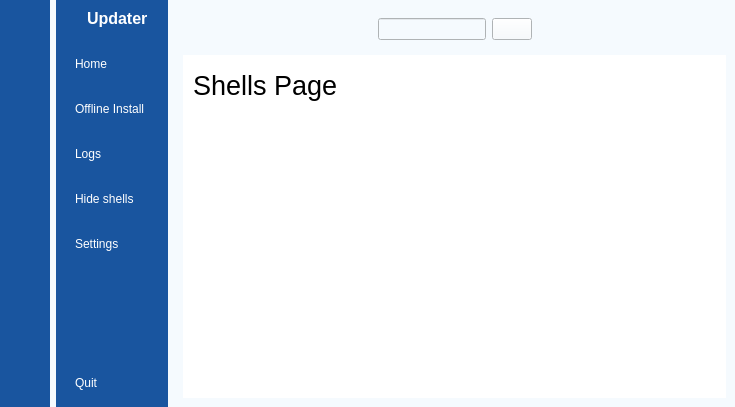
<?xml version="1.0" encoding="UTF-8"?>
<ui version="4.0">
 <class>MainWindow</class>
 <widget class="QMainWindow" name="MainWindow">
  <property name="geometry">
   <rect>
    <x>0</x>
    <y>0</y>
    <width>735</width>
    <height>407</height>
   </rect>
  </property>
  <property name="windowTitle">
   <string>MainWindow</string>
  </property>
  <property name="styleSheet">
   <string notr="true">background-color: rgb(245, 250, 254);</string>
  </property>
  <widget class="QWidget" name="centralwidget">
   <layout class="QGridLayout" name="gridLayout">
    <property name="leftMargin">
     <number>0</number>
    </property>
    <property name="topMargin">
     <number>0</number>
    </property>
    <property name="rightMargin">
     <number>0</number>
    </property>
    <property name="bottomMargin">
     <number>0</number>
    </property>
    <item row="0" column="0">
     <widget class="QWidget" name="icon_only_widget" native="true">
      <property name="styleSheet">
       <string notr="true">QWidget{
	background-color: #19559F;
}

QPushButton {
	color:white;
	height:30px;
	border:none;
	border-radius: 10px;
}

QPushButton:checked{
	background-color: rgb(245, 250, 254);
	color: #19559F;
	font-weight:bold
}</string>
      </property>
      <layout class="QVBoxLayout" name="verticalLayout_3">
       <item>
        <layout class="QHBoxLayout" name="horizontalLayout_3"/>
       </item>
       <item>
        <widget class="QLabel" name="label">
         <property name="minimumSize">
          <size>
           <width>16</width>
           <height>16</height>
          </size>
         </property>
         <property name="maximumSize">
          <size>
           <width>16</width>
           <height>16</height>
          </size>
         </property>
         <property name="sizeIncrement">
          <size>
           <width>16</width>
           <height>16</height>
          </size>
         </property>
         <property name="baseSize">
          <size>
           <width>16</width>
           <height>16</height>
          </size>
         </property>
         <property name="styleSheet">
          <string notr="true"/>
         </property>
         <property name="text">
          <string/>
         </property>
         <property name="pixmap">
          <pixmap resource="../new_updater_gui/resources.qrc">:/images/Colibri-LogoBL.png</pixmap>
         </property>
         <property name="scaledContents">
          <bool>true</bool>
         </property>
        </widget>
       </item>
       <item>
        <layout class="QVBoxLayout" name="verticalLayout">
         <property name="spacing">
          <number>15</number>
         </property>
         <property name="topMargin">
          <number>15</number>
         </property>
         <item>
          <widget class="QPushButton" name="home_1">
           <property name="text">
            <string/>
           </property>
           <property name="icon">
            <iconset resource="../new_updater_gui/resources.qrc">
             <normaloff>:/images/home_white.png</normaloff>
             <normalon>:/images/home.png</normalon>:/images/home_white.png</iconset>
           </property>
           <property name="checkable">
            <bool>true</bool>
           </property>
          </widget>
         </item>
         <item>
          <widget class="QPushButton" name="offlineInstall_1">
           <property name="text">
            <string/>
           </property>
           <property name="icon">
            <iconset resource="../new_updater_gui/resources.qrc">
             <normaloff>:/images/signal_wifi_off_white.png</normaloff>
             <normalon>:/images/signal_wifi_off.png</normalon>:/images/signal_wifi_off_white.png</iconset>
           </property>
           <property name="checkable">
            <bool>true</bool>
           </property>
          </widget>
         </item>
         <item>
          <widget class="QPushButton" name="logs_1">
           <property name="text">
            <string/>
           </property>
           <property name="icon">
            <iconset resource="../new_updater_gui/resources.qrc">
             <normaloff>:/images/view_list_white.png</normaloff>
             <normalon>:/images/view_list.png</normalon>:/images/view_list_white.png</iconset>
           </property>
           <property name="checkable">
            <bool>true</bool>
           </property>
          </widget>
         </item>
         <item>
          <widget class="QPushButton" name="hideShells_1">
           <property name="text">
            <string/>
           </property>
           <property name="icon">
            <iconset resource="../new_updater_gui/resources.qrc">
             <normaloff>:/images/clear_all_white.png</normaloff>
             <normalon>:/images/clear_all.png</normalon>:/images/clear_all_white.png</iconset>
           </property>
           <property name="checkable">
            <bool>true</bool>
           </property>
          </widget>
         </item>
         <item>
          <widget class="QPushButton" name="settings_1">
           <property name="text">
            <string/>
           </property>
           <property name="icon">
            <iconset resource="../new_updater_gui/resources.qrc">
             <normaloff>:/images/settings_white.png</normaloff>
             <normalon>:/images/settings.png</normalon>:/images/settings_white.png</iconset>
           </property>
           <property name="checkable">
            <bool>true</bool>
           </property>
           <property name="autoExclusive">
            <bool>true</bool>
           </property>
          </widget>
         </item>
        </layout>
       </item>
       <item>
        <spacer name="verticalSpacer">
         <property name="orientation">
          <enum>Qt::Orientation::Vertical</enum>
         </property>
         <property name="sizeHint" stdset="0">
          <size>
           <width>20</width>
           <height>150</height>
          </size>
         </property>
        </spacer>
       </item>
       <item>
        <widget class="QPushButton" name="signout_1">
         <property name="text">
          <string/>
         </property>
         <property name="icon">
          <iconset resource="../new_updater_gui/resources.qrc">
           <normaloff>:/images/log_out_white.png</normaloff>:/images/log_out_white.png</iconset>
         </property>
         <property name="checkable">
          <bool>true</bool>
         </property>
        </widget>
       </item>
      </layout>
     </widget>
    </item>
    <item row="0" column="1">
     <widget class="QWidget" name="icon_name_widget" native="true">
      <property name="styleSheet">
       <string notr="true">QWidget{
	background-color: #19559F;
	color:white;
}

QPushButton {
	color:white;
	text-align:left;
	height:30px;
	border:none;
	padding-left:10px;
	border-top-left-radius:10px;
	border-bottom-left-radius:10px;
}

QPushButton:checked{
	background-color: rgb(245, 250, 254);
	color: #19559F;
	font-weight:bold
}

</string>
      </property>
      <layout class="QVBoxLayout" name="verticalLayout_4">
       <property name="rightMargin">
        <number>0</number>
       </property>
       <item>
        <layout class="QHBoxLayout" name="horizontalLayout_2">
         <property name="rightMargin">
          <number>20</number>
         </property>
         <item>
          <widget class="QLabel" name="label_2">
           <property name="minimumSize">
            <size>
             <width>16</width>
             <height>16</height>
            </size>
           </property>
           <property name="maximumSize">
            <size>
             <width>16</width>
             <height>16</height>
            </size>
           </property>
           <property name="sizeIncrement">
            <size>
             <width>16</width>
             <height>16</height>
            </size>
           </property>
           <property name="baseSize">
            <size>
             <width>16</width>
             <height>16</height>
            </size>
           </property>
           <property name="text">
            <string/>
           </property>
           <property name="pixmap">
            <pixmap resource="../new_updater_gui/resources.qrc">:/images/Colibri-LogoBL.png</pixmap>
           </property>
           <property name="scaledContents">
            <bool>true</bool>
           </property>
          </widget>
         </item>
         <item>
          <widget class="QLabel" name="label_3">
           <property name="font">
            <font>
             <pointsize>12</pointsize>
             <bold>true</bold>
            </font>
           </property>
           <property name="styleSheet">
            <string notr="true"/>
           </property>
           <property name="text">
            <string>Updater</string>
           </property>
          </widget>
         </item>
        </layout>
       </item>
       <item>
        <layout class="QVBoxLayout" name="verticalLayout_2">
         <property name="spacing">
          <number>15</number>
         </property>
         <property name="topMargin">
          <number>15</number>
         </property>
         <item>
          <widget class="QPushButton" name="home_2">
           <property name="text">
            <string>Home</string>
           </property>
           <property name="icon">
            <iconset resource="../new_updater_gui/resources.qrc">
             <normaloff>:/images/home_white.png</normaloff>
             <normalon>:/images/home.png</normalon>:/images/home_white.png</iconset>
           </property>
           <property name="checkable">
            <bool>true</bool>
           </property>
           <property name="autoExclusive">
            <bool>true</bool>
           </property>
          </widget>
         </item>
         <item>
          <widget class="QPushButton" name="offlineInstall_2">
           <property name="text">
            <string>Offline Install </string>
           </property>
           <property name="icon">
            <iconset resource="../new_updater_gui/resources.qrc">
             <normaloff>:/images/signal_wifi_off_white.png</normaloff>
             <normalon>:/images/signal_wifi_off.png</normalon>:/images/signal_wifi_off_white.png</iconset>
           </property>
           <property name="checkable">
            <bool>true</bool>
           </property>
           <property name="autoExclusive">
            <bool>true</bool>
           </property>
          </widget>
         </item>
         <item>
          <widget class="QPushButton" name="logs_2">
           <property name="text">
            <string>Logs</string>
           </property>
           <property name="icon">
            <iconset resource="../new_updater_gui/resources.qrc">
             <normaloff>:/images/view_list_white.png</normaloff>
             <normalon>:/images/view_list.png</normalon>:/images/view_list_white.png</iconset>
           </property>
           <property name="checkable">
            <bool>true</bool>
           </property>
           <property name="autoRepeat">
            <bool>false</bool>
           </property>
           <property name="autoExclusive">
            <bool>true</bool>
           </property>
          </widget>
         </item>
         <item>
          <widget class="QPushButton" name="hideShells_2">
           <property name="text">
            <string>Hide shells</string>
           </property>
           <property name="icon">
            <iconset resource="../new_updater_gui/resources.qrc">
             <normaloff>:/images/clear_all_white.png</normaloff>
             <normalon>:/images/clear_all.png</normalon>:/images/clear_all_white.png</iconset>
           </property>
           <property name="checkable">
            <bool>true</bool>
           </property>
           <property name="autoExclusive">
            <bool>true</bool>
           </property>
          </widget>
         </item>
         <item>
          <widget class="QPushButton" name="settings_2">
           <property name="text">
            <string>Settings</string>
           </property>
           <property name="icon">
            <iconset resource="../new_updater_gui/resources.qrc">
             <normaloff>:/images/settings_white.png</normaloff>
             <normalon>:/images/settings.png</normalon>:/images/settings_white.png</iconset>
           </property>
           <property name="checkable">
            <bool>true</bool>
           </property>
           <property name="autoExclusive">
            <bool>true</bool>
           </property>
          </widget>
         </item>
        </layout>
       </item>
       <item>
        <spacer name="verticalSpacer_2">
         <property name="orientation">
          <enum>Qt::Orientation::Vertical</enum>
         </property>
         <property name="sizeHint" stdset="0">
          <size>
           <width>20</width>
           <height>178</height>
          </size>
         </property>
        </spacer>
       </item>
       <item>
        <widget class="QPushButton" name="signout_2">
         <property name="text">
          <string>Quit</string>
         </property>
         <property name="icon">
          <iconset resource="../new_updater_gui/resources.qrc">
           <normaloff>:/images/log_out_white.png</normaloff>:/images/log_out_white.png</iconset>
         </property>
         <property name="checkable">
          <bool>true</bool>
         </property>
        </widget>
       </item>
      </layout>
     </widget>
    </item>
    <item row="0" column="2">
     <widget class="QWidget" name="main_menu" native="true">
      <layout class="QVBoxLayout" name="verticalLayout_5">
       <item>
        <widget class="QWidget" name="widget" native="true">
         <layout class="QHBoxLayout" name="horizontalLayout_4">
          <item>
           <widget class="QPushButton" name="menu">
            <property name="styleSheet">
             <string notr="true">border:none;</string>
            </property>
            <property name="text">
             <string/>
            </property>
            <property name="icon">
             <iconset resource="../new_updater_gui/resources.qrc">
              <normaloff>:/images/menu.png</normaloff>:/images/menu.png</iconset>
            </property>
            <property name="iconSize">
             <size>
              <width>20</width>
              <height>20</height>
             </size>
            </property>
            <property name="checkable">
             <bool>true</bool>
            </property>
            <property name="autoExclusive">
             <bool>false</bool>
            </property>
           </widget>
          </item>
          <item>
           <spacer name="horizontalSpacer_2">
            <property name="orientation">
             <enum>Qt::Orientation::Horizontal</enum>
            </property>
            <property name="sizeHint" stdset="0">
             <size>
              <width>125</width>
              <height>20</height>
             </size>
            </property>
           </spacer>
          </item>
          <item>
           <layout class="QHBoxLayout" name="horizontalLayout">
            <item>
             <widget class="QLineEdit" name="lineEdit"/>
            </item>
            <item>
             <widget class="QPushButton" name="search">
              <property name="text">
               <string/>
              </property>
              <property name="icon">
               <iconset resource="../new_updater_gui/resources.qrc">
                <normaloff>:/images/search.png</normaloff>:/images/search.png</iconset>
              </property>
             </widget>
            </item>
           </layout>
          </item>
          <item>
           <spacer name="horizontalSpacer">
            <property name="orientation">
             <enum>Qt::Orientation::Horizontal</enum>
            </property>
            <property name="sizeHint" stdset="0">
             <size>
              <width>125</width>
              <height>20</height>
             </size>
            </property>
           </spacer>
          </item>
          <item>
           <widget class="QPushButton" name="profile">
            <property name="styleSheet">
             <string notr="true">border:none;</string>
            </property>
            <property name="text">
             <string/>
            </property>
            <property name="icon">
             <iconset resource="../new_updater_gui/resources.qrc">
              <normaloff>:/images/bug_report.png</normaloff>:/images/bug_report.png</iconset>
            </property>
           </widget>
          </item>
         </layout>
        </widget>
       </item>
       <item>
        <widget class="QStackedWidget" name="Header_widget">
         <property name="styleSheet">
          <string notr="true">color: rgb(0, 0, 0);
background-color: rgb(255, 255, 255);</string>
         </property>
         <property name="currentIndex">
          <number>2</number>
         </property>
         <widget class="QWidget" name="_1_home_page"/>
         <widget class="QWidget" name="_2_offlineInstall_page">
          <widget class="QLabel" name="label_10">
           <property name="geometry">
            <rect>
             <x>20</x>
             <y>0</y>
             <width>231</width>
             <height>61</height>
            </rect>
           </property>
           <property name="font">
            <font>
             <pointsize>20</pointsize>
            </font>
           </property>
           <property name="text">
            <string>Offline Binaries</string>
           </property>
          </widget>
         </widget>
         <widget class="QWidget" name="_4_hideShells_page">
          <widget class="QLabel" name="label_6">
           <property name="geometry">
            <rect>
             <x>10</x>
             <y>0</y>
             <width>231</width>
             <height>61</height>
            </rect>
           </property>
           <property name="font">
            <font>
             <pointsize>20</pointsize>
            </font>
           </property>
           <property name="text">
            <string>Shells Page</string>
           </property>
          </widget>
         </widget>
         <widget class="QWidget" name="_5_settings_page">
          <widget class="QLabel" name="label_11">
           <property name="geometry">
            <rect>
             <x>20</x>
             <y>20</y>
             <width>231</width>
             <height>61</height>
            </rect>
           </property>
           <property name="font">
            <font>
             <pointsize>20</pointsize>
            </font>
           </property>
           <property name="text">
            <string>Settings</string>
           </property>
          </widget>
         </widget>
         <widget class="QWidget" name="_3_logs_page">
          <widget class="QLabel" name="label_5">
           <property name="geometry">
            <rect>
             <x>20</x>
             <y>10</y>
             <width>231</width>
             <height>61</height>
            </rect>
           </property>
           <property name="font">
            <font>
             <pointsize>20</pointsize>
            </font>
           </property>
           <property name="text">
            <string>Logs</string>
           </property>
          </widget>
         </widget>
        </widget>
       </item>
      </layout>
     </widget>
    </item>
   </layout>
  </widget>
 </widget>
 <resources>
  <include location="../new_updater_gui/resources.qrc"/>
 </resources>
 <connections>
  <connection>
   <sender>menu</sender>
   <signal>toggled(bool)</signal>
   <receiver>icon_only_widget</receiver>
   <slot>setHidden(bool)</slot>
   <hints>
    <hint type="sourcelabel">
     <x>236</x>
     <y>40</y>
    </hint>
    <hint type="destinationlabel">
     <x>45</x>
     <y>329</y>
    </hint>
   </hints>
  </connection>
  <connection>
   <sender>menu</sender>
   <signal>toggled(bool)</signal>
   <receiver>icon_name_widget</receiver>
   <slot>setVisible(bool)</slot>
   <hints>
    <hint type="sourcelabel">
     <x>247</x>
     <y>40</y>
    </hint>
    <hint type="destinationlabel">
     <x>199</x>
     <y>297</y>
    </hint>
   </hints>
  </connection>
  <connection>
   <sender>settings_1</sender>
   <signal>toggled(bool)</signal>
   <receiver>settings_2</receiver>
   <slot>setChecked(bool)</slot>
   <hints>
    <hint type="sourcelabel">
     <x>39</x>
     <y>263</y>
    </hint>
    <hint type="destinationlabel">
     <x>96</x>
     <y>266</y>
    </hint>
   </hints>
  </connection>
  <connection>
   <sender>hideShells_1</sender>
   <signal>toggled(bool)</signal>
   <receiver>hideShells_2</receiver>
   <slot>setChecked(bool)</slot>
   <hints>
    <hint type="sourcelabel">
     <x>37</x>
     <y>222</y>
    </hint>
    <hint type="destinationlabel">
     <x>94</x>
     <y>220</y>
    </hint>
   </hints>
  </connection>
  <connection>
   <sender>logs_1</sender>
   <signal>toggled(bool)</signal>
   <receiver>logs_2</receiver>
   <slot>setChecked(bool)</slot>
   <hints>
    <hint type="sourcelabel">
     <x>19</x>
     <y>168</y>
    </hint>
    <hint type="destinationlabel">
     <x>119</x>
     <y>173</y>
    </hint>
   </hints>
  </connection>
  <connection>
   <sender>offlineInstall_1</sender>
   <signal>toggled(bool)</signal>
   <receiver>offlineInstall_2</receiver>
   <slot>setChecked(bool)</slot>
   <hints>
    <hint type="sourcelabel">
     <x>24</x>
     <y>127</y>
    </hint>
    <hint type="destinationlabel">
     <x>126</x>
     <y>135</y>
    </hint>
   </hints>
  </connection>
  <connection>
   <sender>home_1</sender>
   <signal>toggled(bool)</signal>
   <receiver>home_2</receiver>
   <slot>setChecked(bool)</slot>
   <hints>
    <hint type="sourcelabel">
     <x>25</x>
     <y>93</y>
    </hint>
    <hint type="destinationlabel">
     <x>90</x>
     <y>92</y>
    </hint>
   </hints>
  </connection>
  <connection>
   <sender>home_2</sender>
   <signal>toggled(bool)</signal>
   <receiver>home_1</receiver>
   <slot>setChecked(bool)</slot>
   <hints>
    <hint type="sourcelabel">
     <x>107</x>
     <y>74</y>
    </hint>
    <hint type="destinationlabel">
     <x>32</x>
     <y>91</y>
    </hint>
   </hints>
  </connection>
  <connection>
   <sender>offlineInstall_2</sender>
   <signal>toggled(bool)</signal>
   <receiver>offlineInstall_1</receiver>
   <slot>setChecked(bool)</slot>
   <hints>
    <hint type="sourcelabel">
     <x>117</x>
     <y>133</y>
    </hint>
    <hint type="destinationlabel">
     <x>38</x>
     <y>135</y>
    </hint>
   </hints>
  </connection>
  <connection>
   <sender>logs_2</sender>
   <signal>toggled(bool)</signal>
   <receiver>logs_1</receiver>
   <slot>setChecked(bool)</slot>
   <hints>
    <hint type="sourcelabel">
     <x>117</x>
     <y>170</y>
    </hint>
    <hint type="destinationlabel">
     <x>42</x>
     <y>180</y>
    </hint>
   </hints>
  </connection>
  <connection>
   <sender>hideShells_2</sender>
   <signal>toggled(bool)</signal>
   <receiver>hideShells_1</receiver>
   <slot>setChecked(bool)</slot>
   <hints>
    <hint type="sourcelabel">
     <x>132</x>
     <y>231</y>
    </hint>
    <hint type="destinationlabel">
     <x>20</x>
     <y>215</y>
    </hint>
   </hints>
  </connection>
  <connection>
   <sender>settings_2</sender>
   <signal>toggled(bool)</signal>
   <receiver>settings_1</receiver>
   <slot>setChecked(bool)</slot>
   <hints>
    <hint type="sourcelabel">
     <x>100</x>
     <y>264</y>
    </hint>
    <hint type="destinationlabel">
     <x>39</x>
     <y>265</y>
    </hint>
   </hints>
  </connection>
  <connection>
   <sender>signout_1</sender>
   <signal>toggled(bool)</signal>
   <receiver>MainWindow</receiver>
   <slot>close()</slot>
   <hints>
    <hint type="sourcelabel">
     <x>27</x>
     <y>461</y>
    </hint>
    <hint type="destinationlabel">
     <x>93</x>
     <y>633</y>
    </hint>
   </hints>
  </connection>
  <connection>
   <sender>signout_2</sender>
   <signal>toggled(bool)</signal>
   <receiver>MainWindow</receiver>
   <slot>close()</slot>
   <hints>
    <hint type="sourcelabel">
     <x>125</x>
     <y>455</y>
    </hint>
    <hint type="destinationlabel">
     <x>227</x>
     <y>674</y>
    </hint>
   </hints>
  </connection>
 </connections>
</ui>
